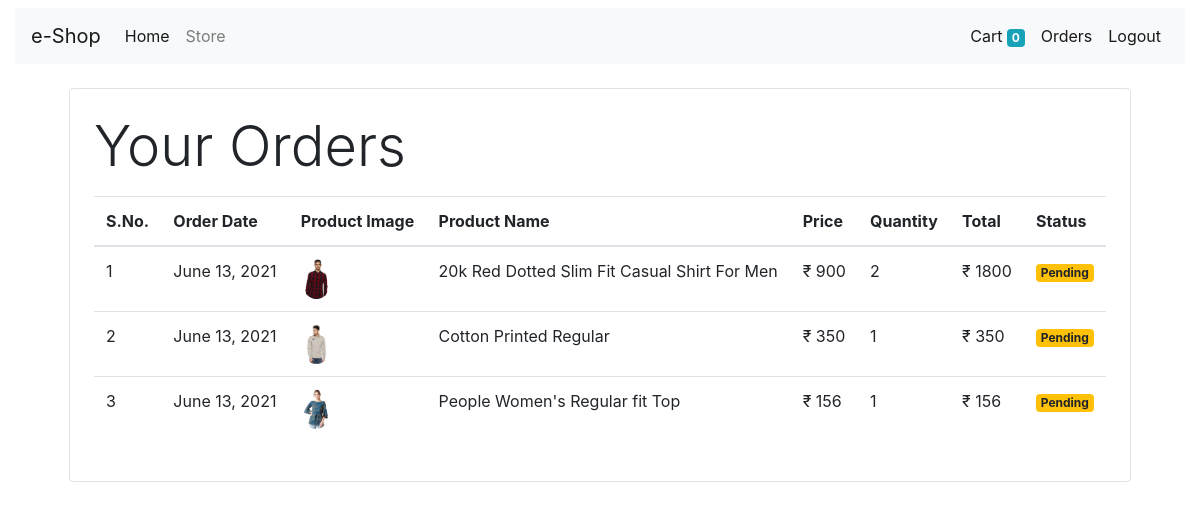
Screenshot of /orders (signed in) with the database file from the repository.
### store/models/orders.py (models this page shows, shortened)
class Order(models.Model):
    product = models.ForeignKey(Product, on_delete=models.CASCADE)
    customer = models.ForeignKey(Customer, on_delete=models.CASCADE)
    quantity = models.IntegerField(default=1)
    price = models.IntegerField()
    address = models.CharField(max_length=300, default='', blank=True)
    phone = models.CharField(max_length=16, default='', blank=True)
    date = models.DateField(default=datetime.datetime.today)
    status = models.BooleanField(default=False)
    @staticmethod
    def get_orders_by_customer(customer_id):
        return Order.objects.filter(customer=customer_id).order_by('-date')

### store/models/product.py (models this page shows, shortened)
class Product(models.Model):
    name = models.CharField(max_length=50)
    price = models.IntegerField(default=0)
    category = models.ForeignKey(Category, on_delete=models.CASCADE, default=1)
    description = models.CharField(max_length=200, default='', blank=True)
    image = models.ImageField(upload_to='uploads/products/')

### store/middlewares/auth.py (the view)
    def middleware(request):
        print(request.session.get('customer'))
        return_url = request.META['PATH_INFO']
        if not request.session.get('customer_id'):
            return redirect(f'login?return_url={return_url}')
        response = get_response(request)
        return response

### store/templatetags/custom_filter.py (called while the page is built)
@register.filter(name='currency')
def currency(number):
    raw_text = u"\u20B9"
    return raw_text + " " + str(number)

@register.filter(name='multiply')
def multiply(quantity, price):
    return quantity * price

### store/views/orders.py (called while the page is built)
    def get(self, request):
        customer = request.session.get('customer_id')
        print(customer)
        orders = Order.get_orders_by_customer(customer)
        print(orders)
        return render(request, "orders.html", {'orders': orders})

### store/templates/orders.html
    {% extends 'base.html' %}
    {% block content %}
    {% load cart %}
    {% load custom_filter %}
    <div class="container">
        <div class="border rounded p-4 m-4">
            <p class="display-4">Your Orders</p>
            <table class="table">
                <thead>
                    <tr>
                        <th>S.No.</th>
                        <th>Order Date</th>
                        <th>Product Image</th>
                        <th>Product Name</th>
                        <th>Price</th>
                        <th>Quantity</th>
                        <th>Total</th>
                        <th>Status</th>
                    </tr>
                </thead>
                <tbody>
                    {% for order in orders %}
                    <tr>
                        <td scope="row">{{forloop.counter}}</td>
                        <td>{{order.date}}</td>
                        <td><img style="height: 40px; align-content: center;" class="rounded-circle" src="{{order.product.image.url}}" alt="""></td>
                        <td>{{order.product.name}}</td>
                        <td>{{order.price|currency}}</td>
                        <td>{{order.quantity}}</td>
                        <td>{{order.quantity|multiply:order.price|currency}}</td>
                        {% if order.status %}
                        <td><small class="badge badge-success">Completed</small></td>
                        {% else %}
                        <td><small class="badge badge-warning">Pending</small></td>
                        {% endif %}
                    </tr>
                    {% endfor %}
                </tbody>
            </table>
        </div>
    </div>
    {% endblock %}

### rows the page displays
Order: date "June 13, 2021", product.image (picture), product.name "20k Red Dotted Slim Fit Casual Shirt For Men", price "₹ 900", quantity "2", quantity|multiply "₹ 1800", status "Pending"
Order: date "June 13, 2021", product.image (picture), product.name "Cotton Printed Regular", price "₹ 350", quantity "1", quantity|multiply "₹ 350", status "Pending"
Order: date "June 13, 2021", product.image (picture), product.name "People Women's Regular fit Top", price "₹ 156", quantity "1", quantity|multiply "₹ 156", status "Pending"

### other values shown
{{ request.session.cart.keys|length }} "0"
